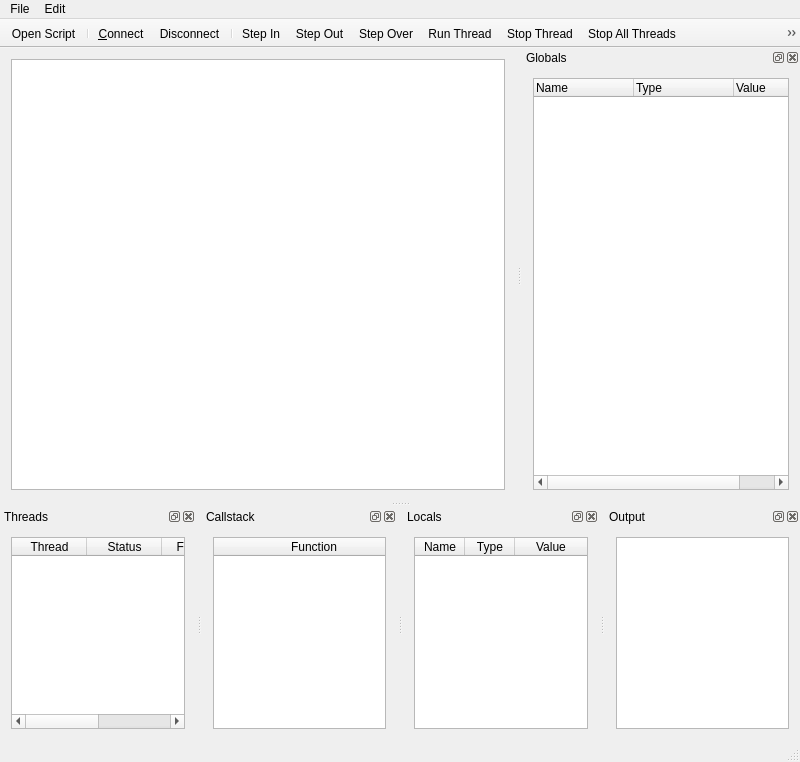
<?xml version="1.0" encoding="UTF-8"?>
<ui version="4.0">
 <class>GMDebuggerQtClass</class>
 <widget class="QMainWindow" name="GMDebuggerQtClass">
  <property name="geometry">
   <rect>
    <x>0</x>
    <y>0</y>
    <width>800</width>
    <height>762</height>
   </rect>
  </property>
  <property name="windowTitle">
   <string>GMDebuggerQt</string>
  </property>
  <widget class="QWidget" name="centralWidget">
   <property name="enabled">
    <bool>true</bool>
   </property>
   <property name="sizePolicy">
    <sizepolicy hsizetype="Expanding" vsizetype="Expanding">
     <horstretch>0</horstretch>
     <verstretch>0</verstretch>
    </sizepolicy>
   </property>
   <layout class="QHBoxLayout" name="horizontalLayout_4">
    <item>
     <widget class="CodeEditor" name="scriptEdit">
      <property name="sizePolicy">
       <sizepolicy hsizetype="Expanding" vsizetype="Expanding">
        <horstretch>0</horstretch>
        <verstretch>0</verstretch>
       </sizepolicy>
      </property>
     </widget>
    </item>
   </layout>
  </widget>
  <widget class="QMenuBar" name="menuBar">
   <property name="enabled">
    <bool>true</bool>
   </property>
   <property name="geometry">
    <rect>
     <x>0</x>
     <y>0</y>
     <width>800</width>
     <height>18</height>
    </rect>
   </property>
   <property name="nativeMenuBar">
    <bool>true</bool>
   </property>
   <widget class="QMenu" name="menuFile">
    <property name="title">
     <string>File</string>
    </property>
    <addaction name="actionConnect"/>
    <addaction name="actionExit"/>
   </widget>
   <widget class="QMenu" name="menuEdit">
    <property name="title">
     <string>Edit</string>
    </property>
   </widget>
   <addaction name="menuFile"/>
   <addaction name="menuEdit"/>
  </widget>
  <widget class="QToolBar" name="mainToolBar">
   <property name="enabled">
    <bool>true</bool>
   </property>
   <property name="movable">
    <bool>false</bool>
   </property>
   <property name="iconSize">
    <size>
     <width>16</width>
     <height>16</height>
    </size>
   </property>
   <property name="toolButtonStyle">
    <enum>Qt::ToolButtonIconOnly</enum>
   </property>
   <property name="floatable">
    <bool>false</bool>
   </property>
   <attribute name="toolBarArea">
    <enum>TopToolBarArea</enum>
   </attribute>
   <attribute name="toolBarBreak">
    <bool>false</bool>
   </attribute>
   <addaction name="actionOpen_Script"/>
   <addaction name="separator"/>
   <addaction name="actionConnect"/>
   <addaction name="actionDisconnect"/>
   <addaction name="separator"/>
   <addaction name="actionStep_In"/>
   <addaction name="actionStep_Out"/>
   <addaction name="actionStep_Over"/>
   <addaction name="actionRun_Thread"/>
   <addaction name="actionStop_Thread"/>
   <addaction name="actionStop_All_Threads"/>
   <addaction name="actionRun_All_Threads"/>
   <addaction name="actionSet_Break_Point"/>
  </widget>
  <widget class="QStatusBar" name="statusBar">
   <property name="enabled">
    <bool>true</bool>
   </property>
   <property name="sizeGripEnabled">
    <bool>true</bool>
   </property>
  </widget>
  <widget class="QDockWidget" name="dockThreads">
   <property name="floating">
    <bool>false</bool>
   </property>
   <property name="features">
    <set>QDockWidget::AllDockWidgetFeatures</set>
   </property>
   <property name="windowTitle">
    <string>Threads</string>
   </property>
   <attribute name="dockWidgetArea">
    <number>8</number>
   </attribute>
   <widget class="QWidget" name="dockWidgetContents_3">
    <layout class="QHBoxLayout" name="horizontalLayout_3">
     <item>
      <widget class="QTableWidget" name="threadTable">
       <property name="editTriggers">
        <set>QAbstractItemView::NoEditTriggers</set>
       </property>
       <property name="showDropIndicator" stdset="0">
        <bool>false</bool>
       </property>
       <property name="dragDropMode">
        <enum>QAbstractItemView::NoDragDrop</enum>
       </property>
       <property name="selectionMode">
        <enum>QAbstractItemView::SingleSelection</enum>
       </property>
       <property name="selectionBehavior">
        <enum>QAbstractItemView::SelectRows</enum>
       </property>
       <property name="sortingEnabled">
        <bool>true</bool>
       </property>
       <property name="wordWrap">
        <bool>false</bool>
       </property>
       <property name="columnCount">
        <number>4</number>
       </property>
       <attribute name="horizontalHeaderVisible">
        <bool>true</bool>
       </attribute>
       <attribute name="horizontalHeaderCascadingSectionResizes">
        <bool>true</bool>
       </attribute>
       <attribute name="horizontalHeaderDefaultSectionSize">
        <number>75</number>
       </attribute>
       <attribute name="horizontalHeaderMinimumSectionSize">
        <number>50</number>
       </attribute>
       <attribute name="horizontalHeaderStretchLastSection">
        <bool>true</bool>
       </attribute>
       <attribute name="verticalHeaderDefaultSectionSize">
        <number>20</number>
       </attribute>
       <attribute name="verticalHeaderShowSortIndicator" stdset="0">
        <bool>true</bool>
       </attribute>
       <attribute name="verticalHeaderDefaultSectionSize">
        <number>20</number>
       </attribute>
       <attribute name="horizontalHeaderStretchLastSection">
        <bool>true</bool>
       </attribute>
       <attribute name="horizontalHeaderCascadingSectionResizes">
        <bool>true</bool>
       </attribute>
       <attribute name="horizontalHeaderVisible">
        <bool>true</bool>
       </attribute>
       <attribute name="horizontalHeaderMinimumSectionSize">
        <number>50</number>
       </attribute>
       <attribute name="verticalHeaderShowSortIndicator" stdset="0">
        <bool>true</bool>
       </attribute>
       <attribute name="horizontalHeaderDefaultSectionSize">
        <number>75</number>
       </attribute>
       <column>
        <property name="text">
         <string>Thread</string>
        </property>
       </column>
       <column>
        <property name="text">
         <string>Status</string>
        </property>
       </column>
       <column>
        <property name="text">
         <string>Function</string>
        </property>
       </column>
       <column>
        <property name="text">
         <string>Script</string>
        </property>
       </column>
      </widget>
     </item>
    </layout>
   </widget>
  </widget>
  <widget class="QDockWidget" name="dockCallstack">
   <property name="features">
    <set>QDockWidget::AllDockWidgetFeatures</set>
   </property>
   <property name="windowTitle">
    <string>Callstack</string>
   </property>
   <attribute name="dockWidgetArea">
    <number>8</number>
   </attribute>
   <widget class="QWidget" name="dockWidgetContents_4">
    <layout class="QHBoxLayout" name="horizontalLayout_2">
     <item>
      <widget class="QTableWidget" name="callStack">
       <property name="editTriggers">
        <set>QAbstractItemView::NoEditTriggers</set>
       </property>
       <property name="dragDropMode">
        <enum>QAbstractItemView::DropOnly</enum>
       </property>
       <property name="selectionMode">
        <enum>QAbstractItemView::SingleSelection</enum>
       </property>
       <property name="selectionBehavior">
        <enum>QAbstractItemView::SelectRows</enum>
       </property>
       <property name="columnCount">
        <number>1</number>
       </property>
       <attribute name="horizontalHeaderDefaultSectionSize">
        <number>200</number>
       </attribute>
       <attribute name="horizontalHeaderMinimumSectionSize">
        <number>200</number>
       </attribute>
       <attribute name="horizontalHeaderShowSortIndicator" stdset="0">
        <bool>true</bool>
       </attribute>
       <attribute name="horizontalHeaderStretchLastSection">
        <bool>true</bool>
       </attribute>
       <attribute name="verticalHeaderVisible">
        <bool>false</bool>
       </attribute>
       <attribute name="verticalHeaderDefaultSectionSize">
        <number>20</number>
       </attribute>
       <attribute name="verticalHeaderVisible">
        <bool>false</bool>
       </attribute>
       <attribute name="horizontalHeaderShowSortIndicator" stdset="0">
        <bool>true</bool>
       </attribute>
       <attribute name="verticalHeaderDefaultSectionSize">
        <number>20</number>
       </attribute>
       <attribute name="horizontalHeaderStretchLastSection">
        <bool>true</bool>
       </attribute>
       <attribute name="horizontalHeaderMinimumSectionSize">
        <number>200</number>
       </attribute>
       <attribute name="horizontalHeaderDefaultSectionSize">
        <number>200</number>
       </attribute>
       <column>
        <property name="text">
         <string>Function</string>
        </property>
       </column>
      </widget>
     </item>
    </layout>
   </widget>
  </widget>
  <widget class="QDockWidget" name="dockContext">
   <property name="windowTitle">
    <string>Locals</string>
   </property>
   <attribute name="dockWidgetArea">
    <number>8</number>
   </attribute>
   <widget class="QWidget" name="dockWidgetContents_5">
    <layout class="QHBoxLayout" name="horizontalLayout">
     <item>
      <widget class="QTableWidget" name="context">
       <property name="editTriggers">
        <set>QAbstractItemView::NoEditTriggers</set>
       </property>
       <property name="dragDropMode">
        <enum>QAbstractItemView::DropOnly</enum>
       </property>
       <property name="selectionMode">
        <enum>QAbstractItemView::SingleSelection</enum>
       </property>
       <property name="selectionBehavior">
        <enum>QAbstractItemView::SelectRows</enum>
       </property>
       <property name="columnCount">
        <number>3</number>
       </property>
       <attribute name="horizontalHeaderDefaultSectionSize">
        <number>50</number>
       </attribute>
       <attribute name="horizontalHeaderMinimumSectionSize">
        <number>50</number>
       </attribute>
       <attribute name="horizontalHeaderShowSortIndicator" stdset="0">
        <bool>true</bool>
       </attribute>
       <attribute name="horizontalHeaderStretchLastSection">
        <bool>true</bool>
       </attribute>
       <attribute name="verticalHeaderVisible">
        <bool>false</bool>
       </attribute>
       <attribute name="verticalHeaderDefaultSectionSize">
        <number>20</number>
       </attribute>
       <attribute name="verticalHeaderVisible">
        <bool>false</bool>
       </attribute>
       <attribute name="horizontalHeaderShowSortIndicator" stdset="0">
        <bool>true</bool>
       </attribute>
       <attribute name="verticalHeaderDefaultSectionSize">
        <number>20</number>
       </attribute>
       <attribute name="horizontalHeaderStretchLastSection">
        <bool>true</bool>
       </attribute>
       <attribute name="horizontalHeaderMinimumSectionSize">
        <number>50</number>
       </attribute>
       <attribute name="horizontalHeaderDefaultSectionSize">
        <number>50</number>
       </attribute>
       <column>
        <property name="text">
         <string>Name</string>
        </property>
       </column>
       <column>
        <property name="text">
         <string>Type</string>
        </property>
       </column>
       <column>
        <property name="text">
         <string>Value</string>
        </property>
       </column>
      </widget>
     </item>
    </layout>
   </widget>
  </widget>
  <widget class="QDockWidget" name="dockGlobals">
   <property name="layoutDirection">
    <enum>Qt::LeftToRight</enum>
   </property>
   <property name="windowTitle">
    <string>Globals</string>
   </property>
   <attribute name="dockWidgetArea">
    <number>2</number>
   </attribute>
   <widget class="QWidget" name="dockWidgetContents_6">
    <layout class="QHBoxLayout" name="horizontalLayout_6">
     <item>
      <widget class="QTreeWidget" name="globalsTable">
       <property name="editTriggers">
        <set>QAbstractItemView::NoEditTriggers</set>
       </property>
       <attribute name="headerDefaultSectionSize">
        <number>100</number>
       </attribute>
       <attribute name="headerMinimumSectionSize">
        <number>75</number>
       </attribute>
       <attribute name="headerDefaultSectionSize">
        <number>100</number>
       </attribute>
       <attribute name="headerMinimumSectionSize">
        <number>75</number>
       </attribute>
       <column>
        <property name="text">
         <string>Name</string>
        </property>
       </column>
       <column>
        <property name="text">
         <string>Type</string>
        </property>
       </column>
       <column>
        <property name="text">
         <string>Value</string>
        </property>
       </column>
      </widget>
     </item>
    </layout>
   </widget>
  </widget>
  <widget class="QDockWidget" name="dockOutput">
   <property name="floating">
    <bool>false</bool>
   </property>
   <property name="features">
    <set>QDockWidget::AllDockWidgetFeatures</set>
   </property>
   <property name="windowTitle">
    <string>Output</string>
   </property>
   <attribute name="dockWidgetArea">
    <number>8</number>
   </attribute>
   <widget class="QWidget" name="dockWidgetContents">
    <layout class="QHBoxLayout" name="horizontalLayout_5">
     <item>
      <widget class="QTextEdit" name="outputWindow">
       <property name="sizePolicy">
        <sizepolicy hsizetype="Expanding" vsizetype="MinimumExpanding">
         <horstretch>0</horstretch>
         <verstretch>0</verstretch>
        </sizepolicy>
       </property>
       <property name="minimumSize">
        <size>
         <width>0</width>
         <height>0</height>
        </size>
       </property>
       <property name="textInteractionFlags">
        <set>Qt::TextSelectableByKeyboard|Qt::TextSelectableByMouse</set>
       </property>
      </widget>
     </item>
    </layout>
   </widget>
  </widget>
  <action name="actionConnect">
   <property name="icon">
    <iconset resource="gmdebuggerqt.qrc">
     <normaloff>:/GMDebuggerQt/Resources/connect.png</normaloff>:/GMDebuggerQt/Resources/connect.png</iconset>
   </property>
   <property name="text">
    <string>Connect</string>
   </property>
   <property name="iconText">
    <string>&amp;Connect</string>
   </property>
  </action>
  <action name="actionExit">
   <property name="text">
    <string>Exit</string>
   </property>
  </action>
  <action name="actionStep_In">
   <property name="icon">
    <iconset resource="gmdebuggerqt.qrc">
     <normaloff>:/GMDebuggerQt/Resources/step_in.png</normaloff>:/GMDebuggerQt/Resources/step_in.png</iconset>
   </property>
   <property name="text">
    <string>Step In</string>
   </property>
   <property name="shortcut">
    <string>F11</string>
   </property>
  </action>
  <action name="actionStep_Out">
   <property name="icon">
    <iconset resource="gmdebuggerqt.qrc">
     <normaloff>:/GMDebuggerQt/Resources/step_out.png</normaloff>:/GMDebuggerQt/Resources/step_out.png</iconset>
   </property>
   <property name="text">
    <string>Step Out</string>
   </property>
   <property name="shortcut">
    <string>Shift+F11</string>
   </property>
  </action>
  <action name="actionStep_Over">
   <property name="icon">
    <iconset resource="gmdebuggerqt.qrc">
     <normaloff>:/GMDebuggerQt/Resources/step_over.png</normaloff>:/GMDebuggerQt/Resources/step_over.png</iconset>
   </property>
   <property name="text">
    <string>Step Over</string>
   </property>
   <property name="shortcut">
    <string>F10</string>
   </property>
  </action>
  <action name="actionRun_Thread">
   <property name="icon">
    <iconset resource="gmdebuggerqt.qrc">
     <normaloff>:/GMDebuggerQt/Resources/thread_run.png</normaloff>:/GMDebuggerQt/Resources/thread_run.png</iconset>
   </property>
   <property name="text">
    <string>Run Thread</string>
   </property>
   <property name="shortcut">
    <string>F5</string>
   </property>
  </action>
  <action name="actionStop_Thread">
   <property name="icon">
    <iconset resource="gmdebuggerqt.qrc">
     <normaloff>:/GMDebuggerQt/Resources/thread_stop.png</normaloff>:/GMDebuggerQt/Resources/thread_stop.png</iconset>
   </property>
   <property name="text">
    <string>Stop Thread</string>
   </property>
  </action>
  <action name="actionStop_All_Threads">
   <property name="icon">
    <iconset resource="gmdebuggerqt.qrc">
     <normaloff>:/GMDebuggerQt/Resources/thread_stopall.png</normaloff>:/GMDebuggerQt/Resources/thread_stopall.png</iconset>
   </property>
   <property name="text">
    <string>Stop All Threads</string>
   </property>
   <property name="shortcut">
    <string>Pause</string>
   </property>
  </action>
  <action name="actionRun_All_Threads">
   <property name="icon">
    <iconset resource="gmdebuggerqt.qrc">
     <normaloff>:/GMDebuggerQt/Resources/thread_runall.png</normaloff>:/GMDebuggerQt/Resources/thread_runall.png</iconset>
   </property>
   <property name="text">
    <string>Run All Threads</string>
   </property>
  </action>
  <action name="actionSet_Break_Point">
   <property name="icon">
    <iconset resource="gmdebuggerqt.qrc">
     <normaloff>:/GMDebuggerQt/Resources/breakpoint.png</normaloff>:/GMDebuggerQt/Resources/breakpoint.png</iconset>
   </property>
   <property name="text">
    <string>Set Break Point</string>
   </property>
   <property name="shortcut">
    <string>F9</string>
   </property>
  </action>
  <action name="actionDisconnect">
   <property name="icon">
    <iconset resource="gmdebuggerqt.qrc">
     <normaloff>:/GMDebuggerQt/Resources/disconnect.png</normaloff>:/GMDebuggerQt/Resources/disconnect.png</iconset>
   </property>
   <property name="text">
    <string>Disconnect</string>
   </property>
  </action>
  <action name="actionOpen_Script">
   <property name="icon">
    <iconset resource="gmdebuggerqt.qrc">
     <normaloff>:/GMDebuggerQt/Resources/script_open.png</normaloff>:/GMDebuggerQt/Resources/script_open.png</iconset>
   </property>
   <property name="text">
    <string>Open Script</string>
   </property>
  </action>
 </widget>
 <layoutdefault spacing="6" margin="11"/>
 <customwidgets>
  <customwidget>
   <class>CodeEditor</class>
   <extends>QTextEdit</extends>
   <header>codeeditor.h</header>
  </customwidget>
 </customwidgets>
 <resources>
  <include location="gmdebuggerqt.qrc"/>
 </resources>
 <connections/>
</ui>
